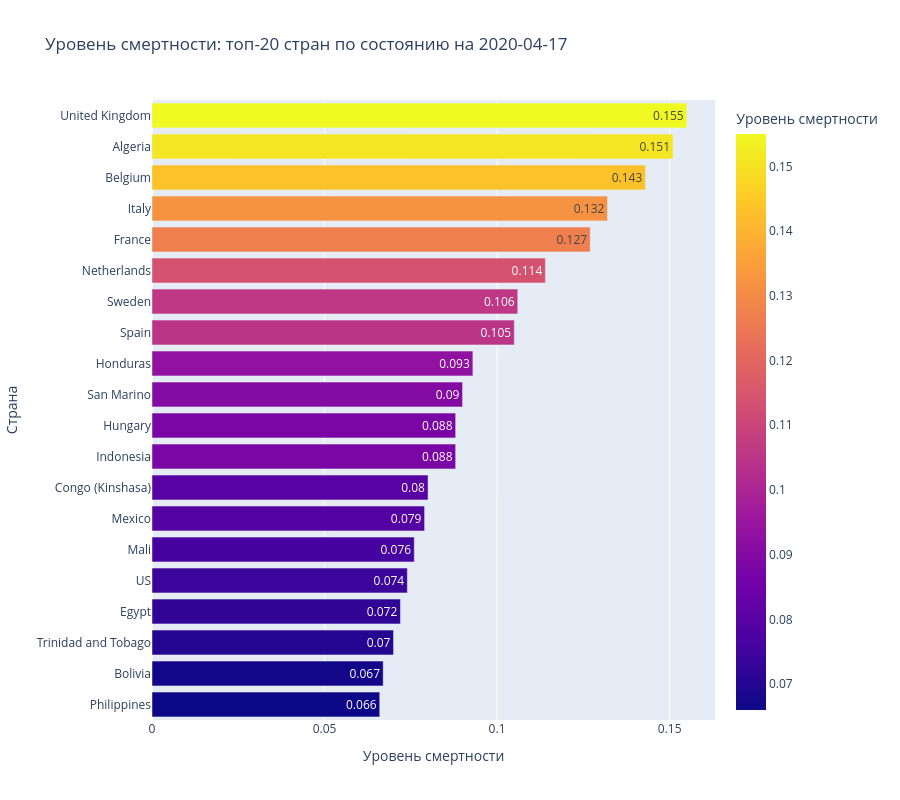

The code cell stored with this chart in its notebook:
### Code cell
fig = px.bar(df_mortality[:20].iloc[::-1],
             x='mortality', 
             y='Country_Region',
             labels={'mortality': 'Уровень смертности', 'Country_Region': 'Страна'},
             title=f'Уровень смертности: топ-20 стран по состоянию на 2020-04-17', 
             text='mortality', 
             height=800, 
             orientation='h',
             color = 'mortality'
) 

fig.show()

### Figure 1 — Plotly figure (JSON) as saved in the notebook; plotly's stock layout.template omitted (floating-point values rounded to 4 significant figures)
{"data": [{"alignmentgroup": "True", "hovertemplate": "Уровень смертности=%{marker.color}<br>Страна=%{y}<extra></extra>", "legendgroup": "", "marker": {"color": [0.066, 0.067, 0.07, 0.072, 0.074, 0.076, 0.079, 0.08, 0.088, 0.088, 0.09, 0.093, 0.105, 0.106, 0.114, 0.127, 0.132, 0.143, 0.151, 0.155], "coloraxis": "coloraxis", "pattern": {"shape": ""}}, "name": "", "offsetgroup": "", "orientation": "h", "showlegend": false, "text": [0.066, 0.067, 0.07, 0.072, 0.074, 0.076, 0.079, 0.08, 0.088, 0.088, 0.09, 0.093, 0.105, 0.106, 0.114, 0.127, 0.132, 0.143, 0.151, 0.155], "textposition": "auto", "type": "bar", "x": [0.066, 0.067, 0.07, 0.072, 0.074, 0.076, 0.079, 0.08, 0.088, 0.088, 0.09, 0.093, 0.105, 0.106, 0.114, 0.127, 0.132, 0.143, 0.151, 0.155], "xaxis": "x", "y": ["Philippines", "Bolivia", "Trinidad and Tobago", "Egypt", "US", "Mali", "Mexico", "Congo (Kinshasa)", "Indonesia", "Hungary", "San Marino", "Honduras", "Spain", "Sweden", "Netherlands", "France", "Italy", "Belgium", "Algeria", "United Kingdom"], "yaxis": "y"}], "layout": {"barmode": "relative", "coloraxis": {"colorbar": {"title": {"text": "Уровень смертности"}}, "colorscale": [[0, "#0d0887"], [0.1111, "#46039f"], [0.2222, "#7201a8"], [0.3333, "#9c179e"], [0.4444, "#bd3786"], [0.5556, "#d8576b"], [0.6667, "#ed7953"], [0.7778, "#fb9f3a"], [0.8889, "#fdca26"], [1, "#f0f921"]]}, "height": 800, "legend": {"tracegroupgap": 0}, "title": {"text": "Уровень смертности: топ-20 стран по состоянию на 2020-04-17"}, "xaxis": {"anchor": "y", "domain": [0, 1], "title": {"text": "Уровень смертности"}}, "yaxis": {"anchor": "x", "domain": [0, 1], "title": {"text": "Страна"}}}}
